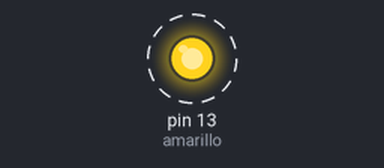
The sketch below on a simulated Arduino Uno, built with avr-gcc and run on an emulated ATmega328P. Shown: output pins drawn as LEDs (lit = HIGH). Dashed ring = blinking.

Above: at 0.2 s.
Timing chart, 0 to 3.0 s (numbered marks = the images above):
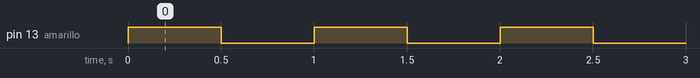

The sketch:

leds.ino
```cpp
int amarillo = 13;
int milisegundos = 500;

void setup() {
  pinMode(amarillo, OUTPUT );

}

void loop() {
  digitalWrite(amarillo, HIGH);
  delay(milisegundos);
  digitalWrite(amarillo, LOW);
  delay(milisegundos);
}
```

Measured:
- by itself, pin 13 (amarillo): alternates HIGH for 0.50 s and LOW for 0.50 s
